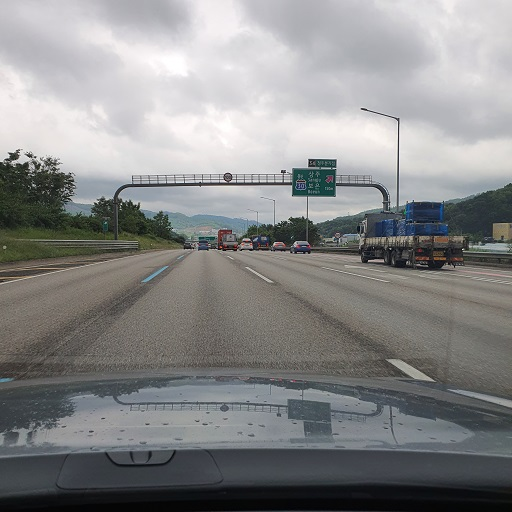
#> input picture 차선 감지 소스/straight.jpg, 512 x 512 px
$ python '19 lane_straight_NT.py'
#> lines starting #> are read from the running program, lines starting #| are printed output that depends on the picture; after the words box and inside, x2 and y2 are one past the last pixel; in counts of white or black regions, pixels touching at a corner belong together
### 차선 감지 소스/doImage.py
import numpy as np
import cv2 as cv
from matplotlib import pyplot as plt
# import matplotlib.pyplot as plt


def myShow(title,  img):
    cv.imshow(title, img)
    key = cv.waitKey(0)
    if key & 0xFF == 27:
        cv.destroyAllWindows()
        exit(0)
    elif key == ord('d') or key == ord('D'):
        cv.destroyWindow(title)
    elif key == ord('s') or key == ord('S'):
        cv.imgwrite(title+".jpg", img)
        cv.destroyWindow(title)
    else:
        pass


# [15 lines left out: functions myPltShow, myDrawLine, not called in this run]

### 차선 감지 소스/19 lane_straight_NT.py
'''
Gray -> Canny -> ROI -> HoughLine -> Angle of Lines -> Average Lines
-> Detecting & displaying the lane -> Topview of the lane

'''
import cv2 as cv
import numpy as np
from doImage import *
from math import *

fileName = 'straight'

img = cv.imread(fileName+'.jpg')
#> img is the input picture: shape (512, 512, 3); mean B, G, R 136.8, 136.6, 136

# Gray
imgGray = cv.imread(fileName+'.jpg', 0)
#> imgGray: shape (512, 512); min 0, max 255, mean 136.4
imgRoi = np.zeros((img.shape[0], img.shape[1], 1), np.uint8)
imgOut = np.zeros(img.shape, np.uint8)

# setting Region Of Interest
syROI = 252
eyROI = 369
pointRoi = np.array([[270, 220], [205, 350], [470, 350], [330, 220]], np.int32)
cv.fillConvexPoly(imgRoi, pointRoi, 255)
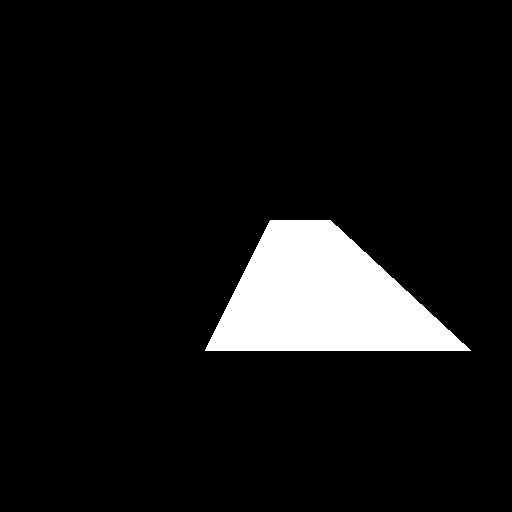
#> imgRoi: shape (512, 512, 1); 8.2% white; 1 white region, box (x1, y1, x2, y2) and area: (205, 220, 471, 351) 21461
imgRoiDisp = cv.addWeighted(imgGray, 0.8, imgRoi, 0.2, 0)
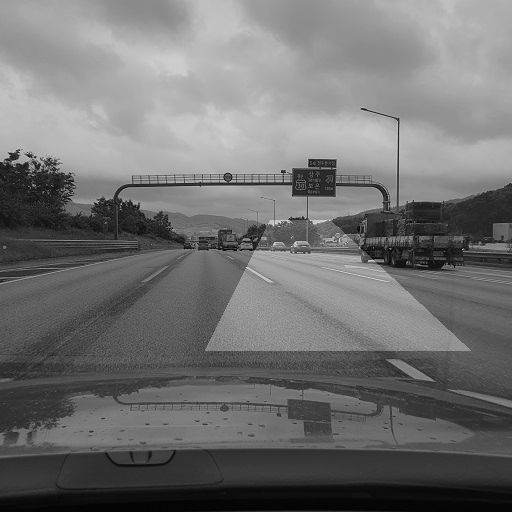
#> imgRoiDisp: shape (512, 512); min 0, max 229, mean 113.3
myShow(fileName+'_Roi', imgRoiDisp)
#> (key Esc is pressed here)
#> (the program exits here)

$ run again, with 차선 감지 소스/curved.jpg copied over 차선 감지 소스/straight.jpg
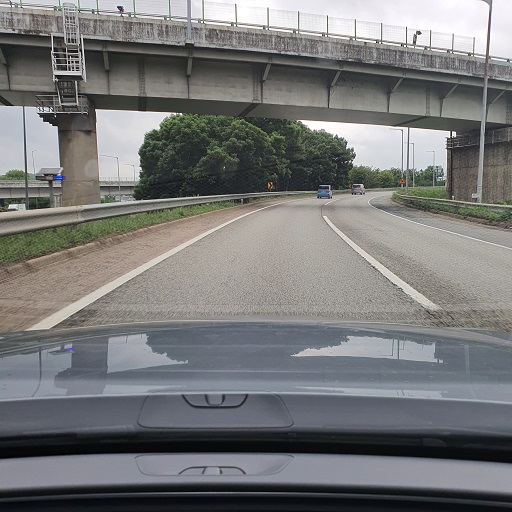
#> input picture 차선 감지 소스/curved.jpg, 512 x 512 px
#> img is the input picture: shape (512, 512, 3); mean B, G, R 120.1, 120, 119.5
#> imgRoi: shape (512, 512, 1); 8.2% white; 1 white region, box (x1, y1, x2, y2) and area: (205, 220, 471, 351) 21461
#> `imgRoiDisp = cv.addWeighted(imgGray, 0.8, imgRoi, 0.2, 0)`:
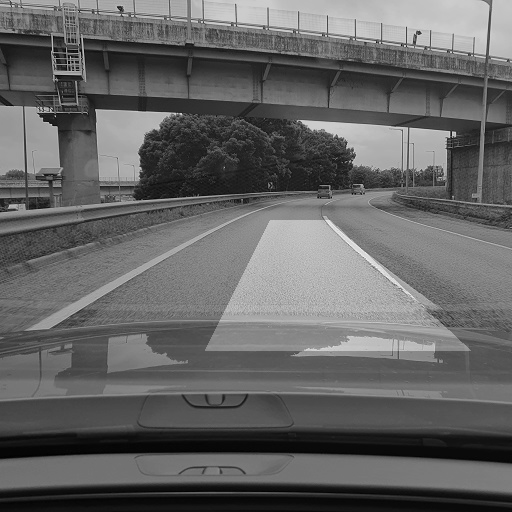
#> imgRoiDisp: shape (512, 512); min 0, max 245, mean 100.1

$ run again, with 차선 감지 소스/curved22.jpg copied over 차선 감지 소스/straight.jpg
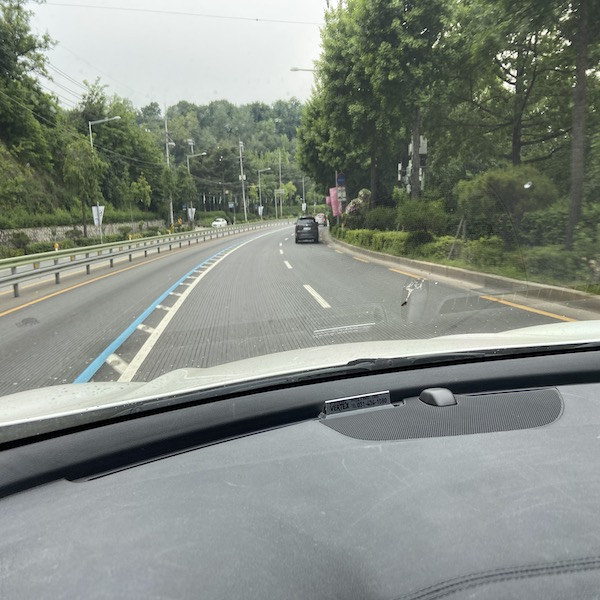
#> input picture 차선 감지 소스/curved22.jpg, 600 x 600 px
#> img is the input picture: shape (600, 600, 3); mean B, G, R 130.8, 138.6, 132.3
#> `cv.fillConvexPoly(imgRoi, pointRoi, 255)`:
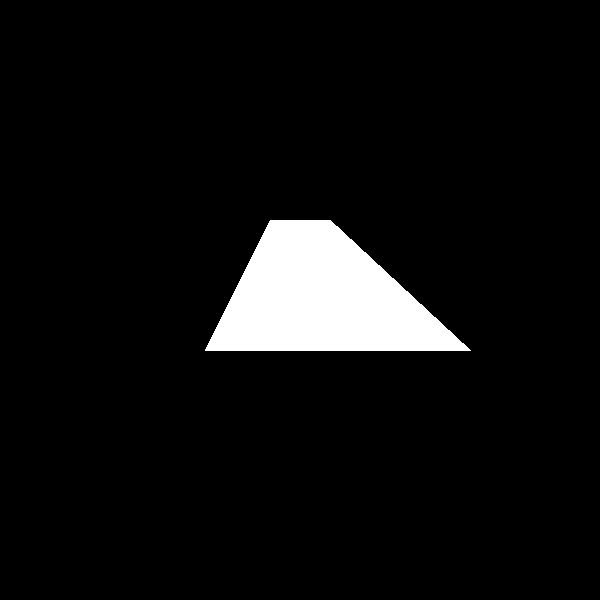
#> imgRoi: shape (600, 600, 1); 6% white; 1 white region, box (x1, y1, x2, y2) and area: (205, 220, 471, 351) 21461
#> `imgRoiDisp = cv.addWeighted(imgGray, 0.8, imgRoi, 0.2, 0)`:
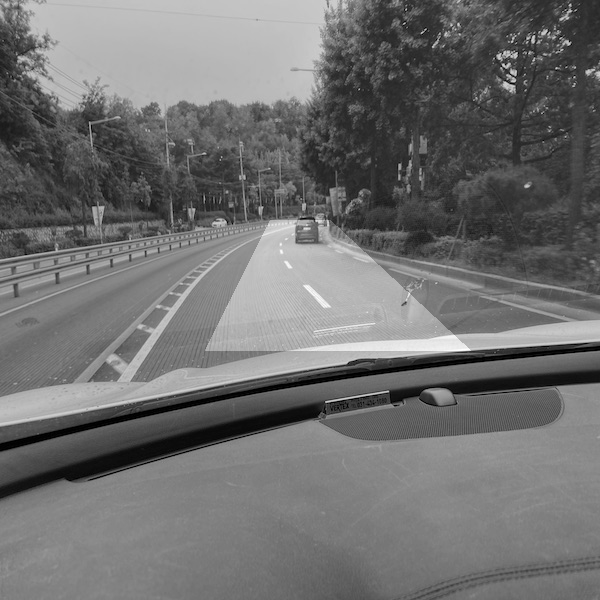
#> imgRoiDisp: shape (600, 600); min 0, max 255, mean 111.7

$ run again, with 차선 감지 소스/express.jpg copied over 차선 감지 소스/straight.jpg
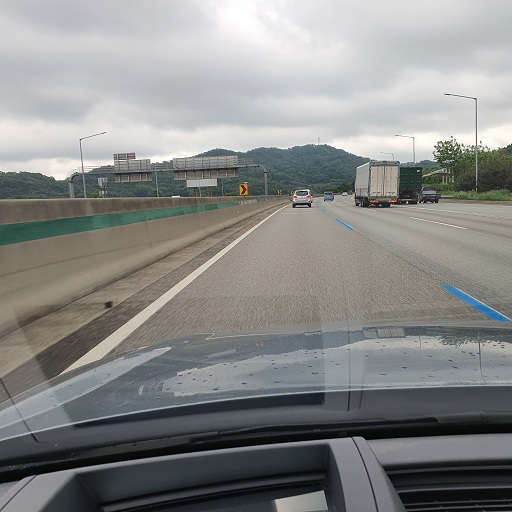
#> input picture 차선 감지 소스/express.jpg, 512 x 512 px
#> img is the input picture: shape (512, 512, 3); mean B, G, R 136.5, 137.8, 137.1
#> imgRoi: shape (512, 512, 1); 8.2% white; 1 white region, box (x1, y1, x2, y2) and area: (205, 220, 471, 351) 21461
#> `imgRoiDisp = cv.addWeighted(imgGray, 0.8, imgRoi, 0.2, 0)`:
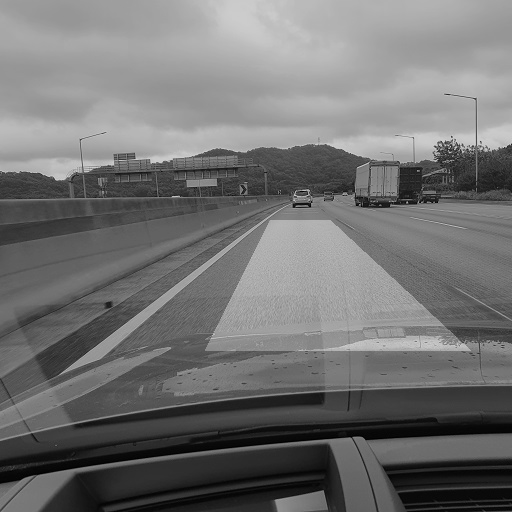
#> imgRoiDisp: shape (512, 512); min 0, max 207, mean 114.1
